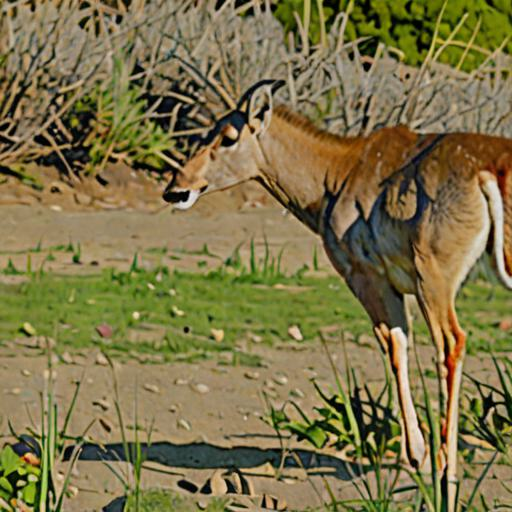
#> input picture version4_CCP/runs/full_v2/intra-subject_cogcappro_EEGProjectLayer_multimodal_cogcap_list_ViT-H-14/sub-01_seed0/generated_image/all/antelope_01b.jpg, 512 x 512 px
$ python -i control_conditions.py   (imports and definitions only)
#> lines starting #> are read from the running program, lines starting #| are printed output that depends on the picture
from __future__ import annotations

from PIL import Image, ImageFilter, ImageOps


def make_edge_condition(image: Image.Image) -> Image.Image:
    return ImageOps.grayscale(image.convert("RGB")).filter(ImageFilter.FIND_EDGES).convert("RGB")


def make_depth_condition_fallback(image: Image.Image) -> Image.Image:
    gray = ImageOps.grayscale(image.convert("RGB"))
    return ImageOps.colorize(gray, black="black", white="white")

>>> from PIL import Image
>>> picture = Image.open('../../../../version4_CCP/runs/full_v2/intra-subject_cogcappro_EEGProjectLayer_multimodal_cogcap_list_ViT-H-14/sub-01_seed0/generated_image/all/antelope_01b.jpg')
#> picture is the input picture: PIL image 512x512 RGB; mean R, G, B 125.3, 114.7, 71.6
>>> result = make_edge_condition(picture)
#> in make_edge_condition, `return ImageOps.grayscale(image.convert("RGB")).filter(ImageFilter.FIN..`:
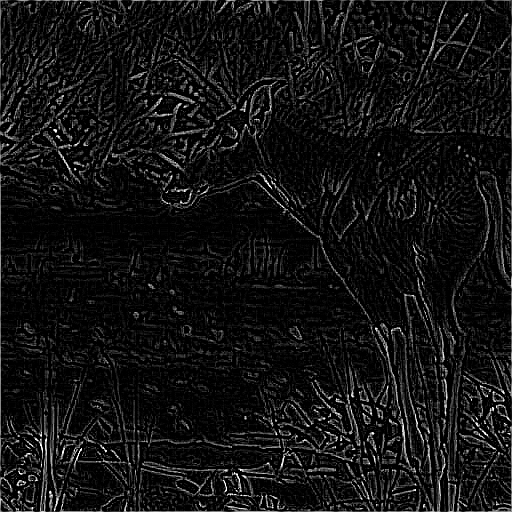
#> returned value: PIL image 512x512 RGB; min 0, max 255, mean 18.9

$ run again, on version4_CCP/runs/full_v2/intra-subject_cogcappro_EEGProjectLayer_multimodal_cogcap_list_ViT-H-14/sub-01_seed0/generated_image/all/banana_09s.jpg
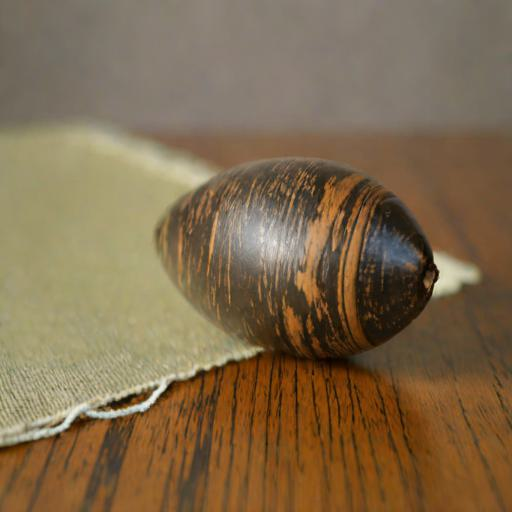
#> input picture version4_CCP/runs/full_v2/intra-subject_cogcappro_EEGProjectLayer_multimodal_cogcap_list_ViT-H-14/sub-01_seed0/generated_image/all/banana_09s.jpg, 512 x 512 px
#> picture is the input picture: PIL image 512x512 RGB; mean R, G, B 128, 106.6, 77.4
#> in make_edge_condition, `return ImageOps.grayscale(image.convert("RGB")).filter(ImageFilter.FIN..`:
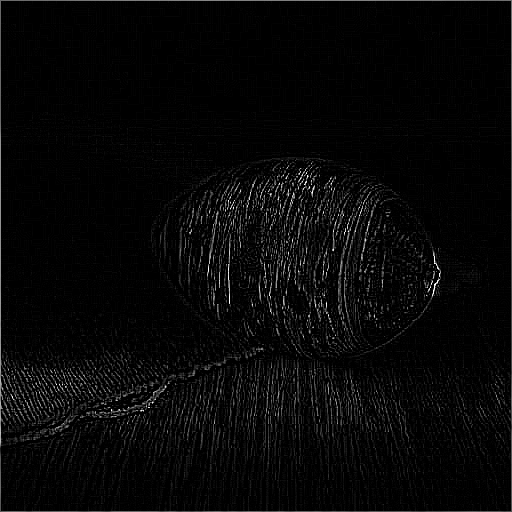
#> returned value: PIL image 512x512 RGB; min 0, max 255, mean 7.6

$ run again, on version4_CCP/runs/full_v2/intra-subject_cogcappro_EEGProjectLayer_multimodal_cogcap_list_ViT-H-14/sub-01_seed0/generated_image/all/buggy_07s.jpg
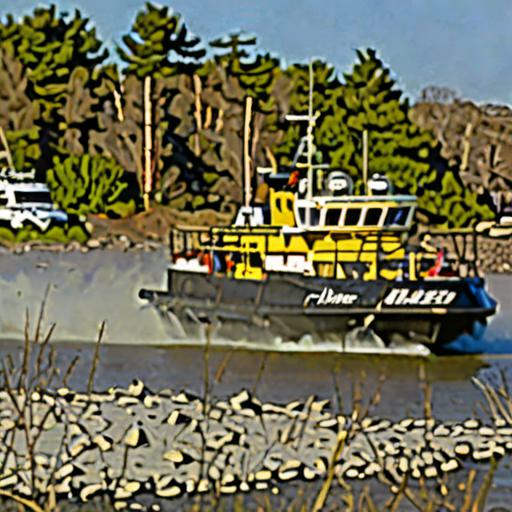
#> input picture version4_CCP/runs/full_v2/intra-subject_cogcappro_EEGProjectLayer_multimodal_cogcap_list_ViT-H-14/sub-01_seed0/generated_image/all/buggy_07s.jpg, 512 x 512 px
#> picture is the input picture: PIL image 512x512 RGB; mean R, G, B 110.9, 109.2, 84.2
#> in make_edge_condition, `return ImageOps.grayscale(image.convert("RGB")).filter(ImageFilter.FIN..`:
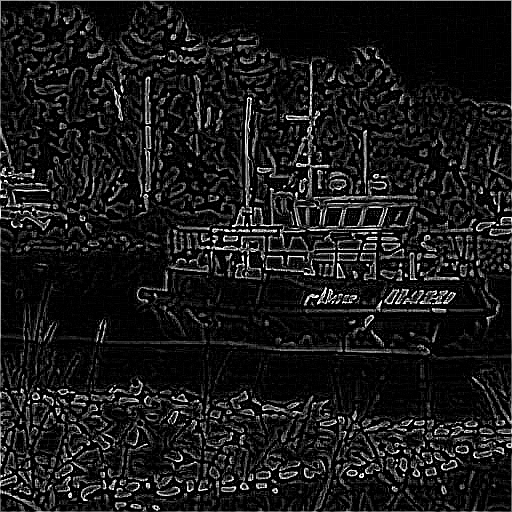
#> returned value: PIL image 512x512 RGB; min 0, max 255, mean 25.6

$ run again, on version4_CCP/runs/full_v2/intra-subject_cogcappro_EEGProjectLayer_multimodal_cogcap_list_ViT-H-14/sub-01_seed0/generated_image/all/bush_07s.jpg
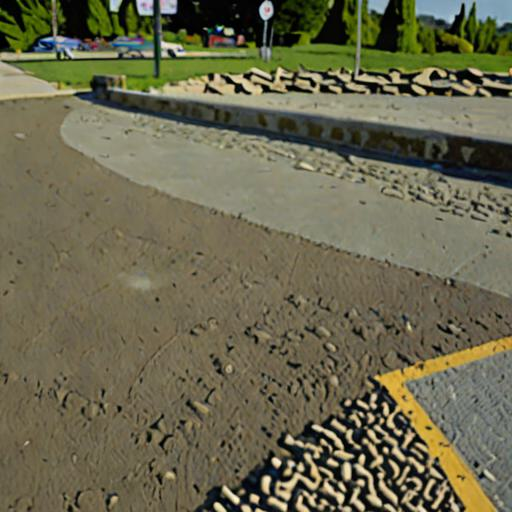
#> input picture version4_CCP/runs/full_v2/intra-subject_cogcappro_EEGProjectLayer_multimodal_cogcap_list_ViT-H-14/sub-01_seed0/generated_image/all/bush_07s.jpg, 512 x 512 px
#> picture is the input picture: PIL image 512x512 RGB; mean R, G, B 106.4, 103.6, 78.3
#> in make_edge_condition, `return ImageOps.grayscale(image.convert("RGB")).filter(ImageFilter.FIN..`:
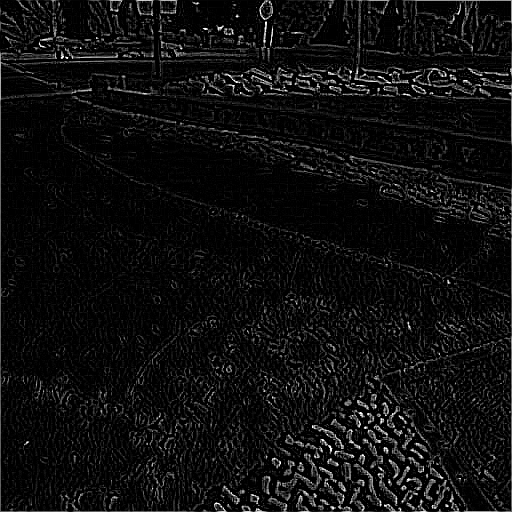
#> returned value: PIL image 512x512 RGB; min 0, max 255, mean 14.7
